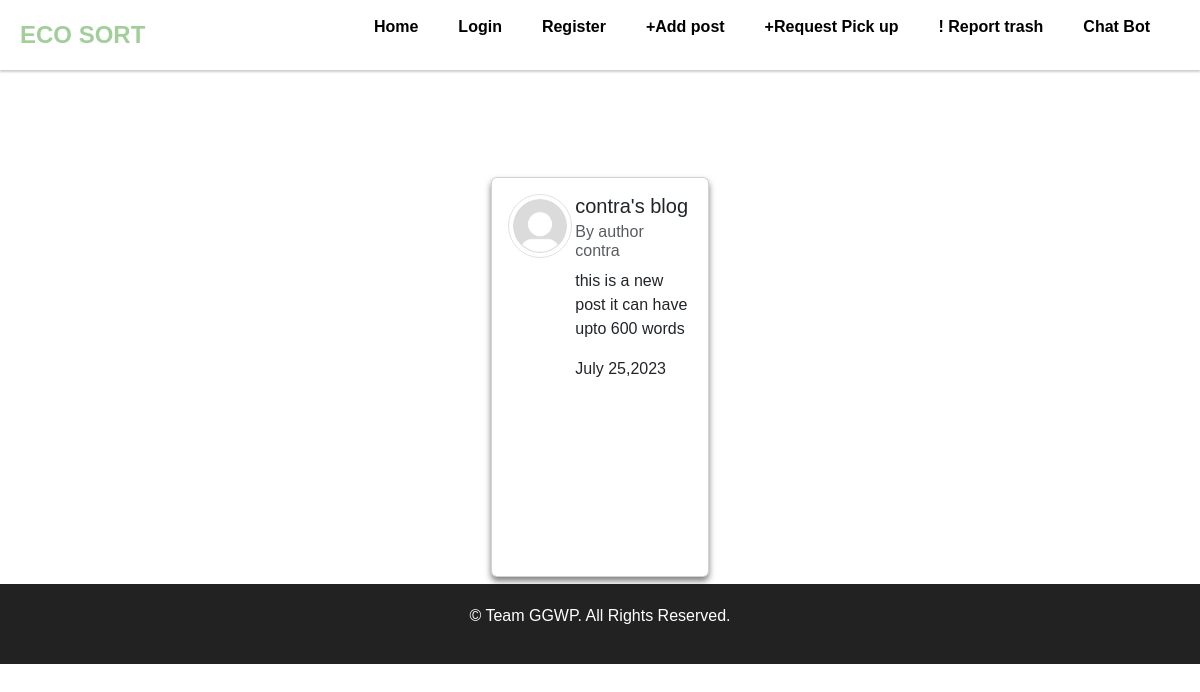
Screenshot of /post/7/ with the database file from the repository.
### blog/models.py (models this page shows, shortened)
class post(models.Model):
    title = models.CharField(max_length=50)
    content =models.CharField(max_length=700)
    author = models.ForeignKey(User , on_delete=models.CASCADE)
    date = models.DateTimeField(default= timezone.now)

### users/models.py (models this page shows, shortened)
class Profile (models.Model):
    user=models.OneToOneField(User, on_delete=models.CASCADE)
    image = models.ImageField(default ='default.jpg', upload_to='profile_pics')

### blog/views.py (the view)
# urls.py: path("post/<int:pk>/", PostDetailView.as_view(), name="post-detail"),
class PostDetailView(DetailView):
    model = post
    template_name ='post_detail.html'

### templates/post_detail.html (shortened to what this page needs)
{% extends 'index.html' %}
{% block body %}
<div style="display: flex;flex-direction: column;  ;">
<div class="c" style="display:flex;flex-direction:column ;align-items:center;justify-content: center; align-items:center; margin: 2.5%; ">
    <div class="card" style="max-width:80% ; display:flex;">
      <div class="card-body" style="display:flex">
        <img class="rounded-circle img-thumbnail" style="height:64px; width:64px"src="{{object.author.profile.image.url}}">
        <div style="display: flex; flex-direction: column; margin-left: 2%;">
        <h5 class="card-title">{{object.title}}</h5>
        <h6 class="card-subtitle mb-2 text-body-secondary">By author {{object.author}}</h6>
        <p class="card-text">{{object.content}}</p>
        <p class="">{{object.date|date:"F d,Y"}}</p>
      </div>
      </div>
    </div>
  </div>
{% endblock body %}

### templates/index.html (style rules this page uses)
* { margin: 0; padding: 0; box-sizing: border-box; }
body { font-family: Arial, sans-serif; }
.card { background-color: white; border-radius: 6px; box-shadow: 0 4px 6px rgba(0, 0, 0, 0.5); overflow: hidden; transition: transform 0.2s, box-shadow 0.2s; width: 18rem; height: 25rem; margin-top: 10px; }

### rows the page displays
post: author.profile.image (placeholder picture), title "contra's blog", author "contra", content "this is a new post it can have upto 600 words", date "July 25,2023"
